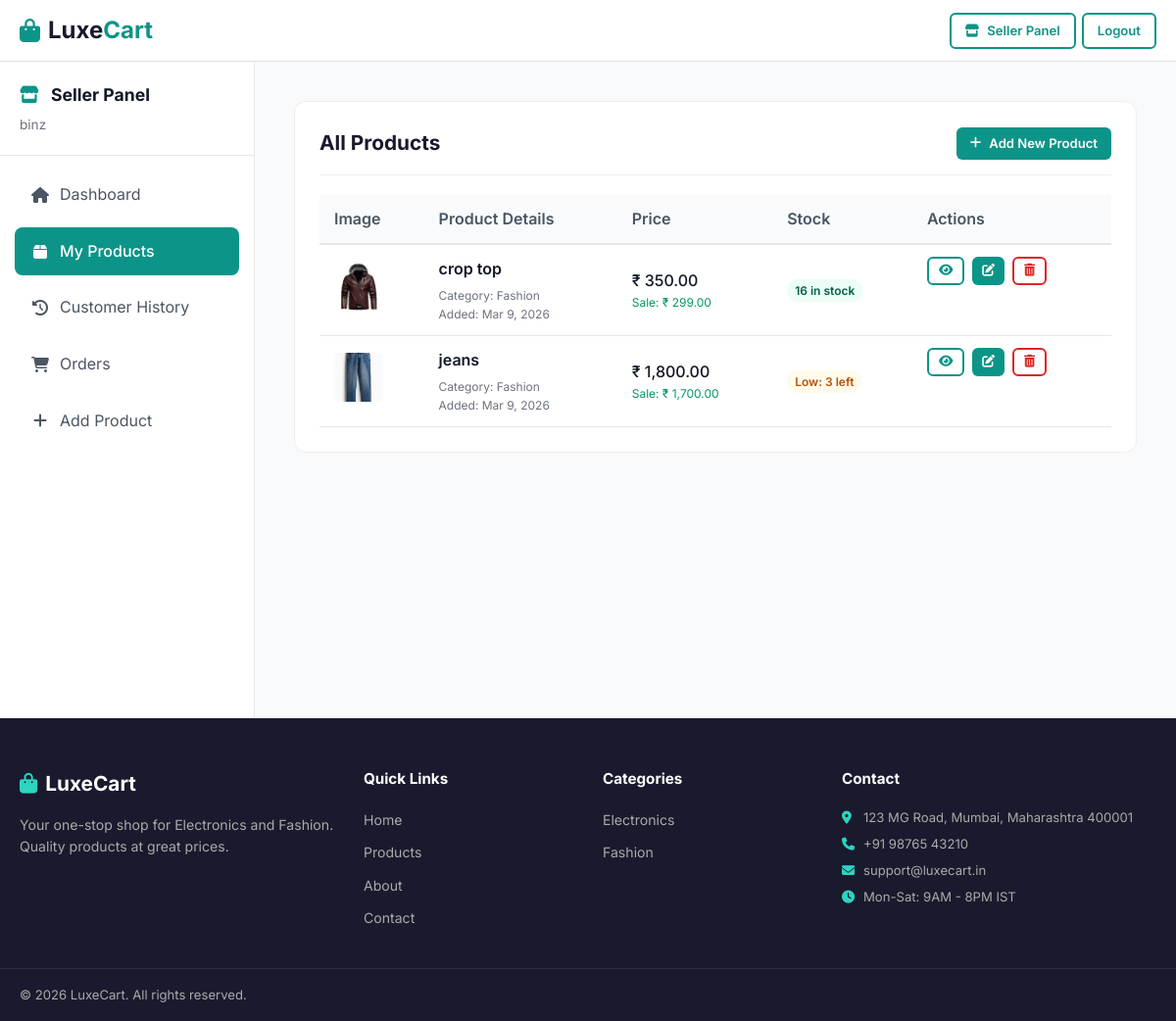
Screenshot of /seller/products (signed in) with the database file from the repository.
### tables this page shows
CREATE TABLE `products` (
  `id` int(11) NOT NULL,
  `category_id` int(11) NOT NULL,
  `seller_id` int(11) DEFAULT NULL,
  `name` varchar(200) NOT NULL,
  `slug` varchar(200) NOT NULL,
  `description` text DEFAULT NULL,
  `price` decimal(10,2) NOT NULL,
  `sale_price` decimal(10,2) DEFAULT NULL,
  `image` varchar(255) DEFAULT NULL,
  `featured` tinyint(1) DEFAULT 0,
  `stock` int(11) DEFAULT 0,
  `rating` decimal(2,1) DEFAULT 0.0,
  `review_count` int(11) DEFAULT 0,
  `created_at` timestamp NOT NULL DEFAULT current_timestamp()
);

CREATE TABLE `categories` (
  `id` int(11) NOT NULL,
  `name` varchar(100) NOT NULL,
  `category_url_name` varchar(100) NOT NULL
);

### controllers/SellerController.php (called while the page is built, shortened)
<?php
class SellerController
{
    private $db;
    private $sellerId;
    public function __construct()
    {
        $this->db = Database::getInstance();
        $this->sellerId = $_SESSION['user_id'];
    }
    public function products()
    {
        $products = $this->db->fetchAll(
            "SELECT p.*, c.name as category_name
             FROM products p
             LEFT JOIN categories c ON p.category_id = c.id
             WHERE p.seller_id = ?
             ORDER BY p.created_at DESC",
            [$this->sellerId]
        );
        require BASE_PATH . '/views/layouts/main.php';
    }
}

### models/Database.php (called while the page is built, shortened)
<?php
class Database
{
    private static $instance = null;
    private $conn;
    private function __construct()
    {
        $this->conn = new mysqli(DB_HOST, DB_USER, DB_PASS, DB_NAME);
        $this->conn->set_charset("utf8mb4");
    }
    public static function getInstance()
    {
        if (self::$instance === null) {
            self::$instance = new self();
        }
        return self::$instance;
    }
    public function query($sql, $params = [], $types = '')
    {
        $stmt = $this->conn->prepare($sql);
        if (!empty($params)) {
            if (empty($types)) {
                $types = str_repeat('s', count($params));
            }
            $stmt->bind_param($types, ...$params);
        }
        $stmt->execute();
        return $stmt;
    }
    public function fetchAll($sql, $params = [], $types = '')
    {
        $stmt = $this->query($sql, $params, $types);
        $result = $stmt->get_result();
        $rows = [];
        while ($row = $result->fetch_assoc()) {
            $rows[] = $row;
        }
        return $rows;
    }
}

### views/seller/products.php (the view, shortened to what this page needs)
<div style="display: flex; min-height: calc(100vh - 130px); background: #f8fafc;">
    <aside
        style="width: 260px; background: #fff; border-right: 1px solid #e5e7eb; flex-shrink: 0; position: sticky; top: 0; height: calc(100vh - 130px); overflow-y: auto;">
        <div style="padding: 20px; border-bottom: 1px solid #e5e7eb;">
            <h3 style="margin: 0; color: #111827; font-size: 1.1rem;"><i class="fas fa-store"
                    style="color:#0d9488; margin-right:8px;"></i> Seller Panel</h3>
            <p style="margin: 5px 0 0 0; font-size: 0.85rem; color: #6b7280;"><?= htmlspecialchars($_SESSION['user_name'] ?? 'Seller') ?></p>
        </div>
        <div class="list-group" style="padding: 15px;">
            <a href="<?= BASE_URL ?>/seller" class="list-group-item"
                style="display: flex; align-items: center; gap: 10px; padding: 12px 16px; border-radius: 8px; margin-bottom: 8px; color: #4b5563; text-decoration: none; transition: background 0.2s;">
                <i class="fas fa-home" style="width: 20px; text-align: center;"></i> Dashboard
            </a>
            <a href="<?= BASE_URL ?>/seller/products" class="list-group-item active"
                style="display: flex; align-items: center; gap: 10px; padding: 12px 16px; border-radius: 8px; margin-bottom: 8px; background: #0d9488; color: #fff; font-weight: 500; text-decoration: none;">
                <i class="fas fa-box" style="width: 20px; text-align: center;"></i> My Products
            </a>
            <a href="<?= BASE_URL ?>/seller/customer-history" class="list-group-item"
                style="display: flex; align-items: center; gap: 10px; padding: 12px 16px; border-radius: 8px; margin-bottom: 8px; color: #4b5563; text-decoration: none; transition: background 0.2s;"
                onmouseover="this.style.background='#f3f4f6'" onmouseout="this.style.background='transparent'">
                <i class="fas fa-history" style="width: 20px; text-align: center;"></i> Customer History
            </a>
            <a href="<?= BASE_URL ?>/seller/orders" class="list-group-item"
                style="display: flex; align-items: center; gap: 10px; padding: 12px 16px; border-radius: 8px; margin-bottom: 8px; color: #4b5563; text-decoration: none; transition: background 0.2s;">
                <i class="fas fa-shopping-cart" style="width: 20px; text-align: center;"></i> Orders
            </a>
            <a href="<?= BASE_URL ?>/seller/products/create" class="list-group-item"
                style="display: flex; align-items: center; gap: 10px; padding: 12px 16px; border-radius: 8px; margin-bottom: 8px; color: #4b5563; text-decoration: none; transition: background 0.2s;">
                <i class="fas fa-plus" style="width: 20px; text-align: center;"></i> Add Product
            </a>
        </div>
    </aside>
    <main style="flex: 1; padding: 40px; overflow-y: auto;">
        <div style="max-width: 1200px; margin: 0 auto;">
            <div style="background: #fff; padding: 25px; border-radius: 12px; border: 1px solid #eee;">
                <div
                    style="display: flex; justify-content: space-between; align-items: center; border-bottom: 1px solid #eee; padding-bottom: 15px; margin-bottom: 20px;">
                    <h2 style="font-size: 1.3rem; color: #1a1a2e; margin: 0;">All Products</h2>
                    <a href="<?= BASE_URL ?>/seller/products/create" class="btn btn-primary btn-sm"><i
                            class="fas fa-plus"></i> Add New Product</a>
                </div>
                <?php if (empty($products)): ?>
                    <div style="text-align: center; padding: 60px 0; color: #6b7280;">
                        <i class="fas fa-box-open" style="font-size: 4rem; margin-bottom: 15px; color: #d1d5db;"></i>
                        <h3 style="color: #4b5563; margin-bottom: 10px;">No Products Found</h3>
                        <p>You haven't added any products to your store yet.</p>
                        <a href="<?= BASE_URL ?>/seller/products/create" class="btn btn-primary"
                            style="margin-top: 15px;">Add Your First Product</a>
                    </div>
                <?php else: ?>
                    <div style="overflow-x: auto;">
                        <table style="width: 100%; border-collapse: collapse; text-align: left;">
                            <thead>
                                <tr style="background-color: #f9fafb; border-bottom: 2px solid #e5e7eb;">
                                    <th style="padding: 12px 15px; font-weight: 600; color: #4b5563;">Image</th>
                                    <th style="padding: 12px 15px; font-weight: 600; color: #4b5563;">Product Details
                                    </th>
                                    <th style="padding: 12px 15px; font-weight: 600; color: #4b5563;">Price</th>
                                    <th style="padding: 12px 15px; font-weight: 600; color: #4b5563;">Stock</th>
                                    <th style="padding: 12px 15px; font-weight: 600; color: #4b5563;">Actions</th>
                                </tr>
                            </thead>
                            <tbody>
                                <?php foreach ($products as $product): ?>
                                    <tr style="border-bottom: 1px solid #e5e7eb;">
                                        <td style="padding: 12px 15px;">
                                            <?php if (!empty($product['image'])): ?>
                                                <img src="<?= BASE_URL ?>/public/images/<?= rawurlencode($product['image']) ?>"
                                                    style="width: 50px; height: 50px; border-radius: 4px; object-fit: cover;">
                                            <?php endif; ?>
                                        </td>
                                        <td style="padding: 12px 15px;">
                                            <div style="font-weight: 600; color: #111827; margin-bottom: 4px;">
                                                <?= htmlspecialchars($product['name']) ?>
                                            </div>
                                            <div style="font-size: 0.75rem; color: #6b7280;">Category:
                                                <?= htmlspecialchars($product['category_name']) ?>
                                            </div>
                                            <div style="font-size: 0.75rem; color: #6b7280;">Added:
                                                <?= date('M j, Y', strtotime($product['created_at'])) ?>
                                            </div>
                                        </td>
                                        <td style="padding: 12px 15px;">
                                            <div style="color: #111827; font-weight: 500;">₹
                                                <?= number_format($product['price'], 2) ?>
                                            </div>
                                            <?php if ($product['sale_price']): ?>
                                                <div style="font-size: 0.75rem; color: #059669;">Sale: ₹
                                                    <?= number_format($product['sale_price'], 2) ?>
                                                </div>
                                            <?php endif; ?>
                                        </td>
                                        <td style="padding: 12px 15px;">
                                            <?php if ($product['stock'] > 10): ?>
                                                <span
                                                    style="background: #ecfdf5; color: #065f46; padding: 4px 8px; border-radius: 999px; font-size: 0.75rem; font-weight: 600;">
                                                    <?= $product['stock'] ?> in stock
                                                </span>
                                            <?php elseif ($product['stock'] > 0): ?>
                                                <span
                                                    style="background: #fffbeb; color: #b45309; padding: 4px 8px; border-radius: 999px; font-size: 0.75rem; font-weight: 600;">Low:
                                                    <?= $product['stock'] ?> left
                                                </span>
                                            <?php else: ?>
                                                <span
                                                    style="background: #fef2f2; color: #dc2626; padding: 4px 8px; border-radius: 999px; font-size: 0.75rem; font-weight: 600;">Out
                                                    of Stock</span>
                                            <?php endif; ?>
                                        </td>
                                        <td style="padding: 12px 15px; display: flex; gap: 8px;">
                                            <a href="<?= BASE_URL ?>/product/<?= $product['slug'] ?>"
                                                class="btn btn-outline btn-sm" style="padding: 6px 10px; font-size: 0.8rem;"
                                                target="_blank"><i class="fas fa-eye"></i></a>
                                            <a href="<?= BASE_URL ?>/seller/products/edit/<?= $product['id'] ?>"
                                                class="btn btn-primary btn-sm" style="padding: 6px 10px; font-size: 0.8rem;"><i
                                                    class="fas fa-edit"></i></a>
                                            <form action="<?= BASE_URL ?>/seller/products/delete" method="POST"
                                                onsubmit="return confirm('WARNING: Are you sure you want to delete this product? This action cannot be undone.');"
                                                style="margin: 0;">
                                                <button type="submit" class="btn btn-outline btn-sm"
                                                    style="padding: 6px 10px; font-size: 0.8rem; color: #dc2626; border-color: #dc2626;"><i
                                                        class="fas fa-trash-alt"></i></button>
                                            </form>
                                        </td>
                                    </tr>
                                <?php endforeach; ?>
                            </tbody>
                        </table>
                    </div>
                <?php endif; ?>
            </div>
        </div>
    </main>
</div>

### public/css/style.css (style rules this page uses)
*, *::before, *::after { box-sizing: border-box; margin: 0; padding: 0 }
body { font-family: 'Inter', Arial, sans-serif; font-size: 16px; line-height: 1.6; color: #333; background: #f9f9f9 }
a { text-decoration: none; color: inherit }
img { max-width: 100%; height: auto }
button { cursor: pointer; border: none; background: none; font-family: inherit }
.btn { display: inline-flex; align-items: center; gap: 8px; padding: 10px 24px; border-radius: 6px; font-weight: 600; font-size: .9rem }
.btn-primary { background: #0d9488; color: #fff }
.btn-outline { border: 2px solid #0d9488; color: #0d9488 }
.btn-sm { padding: 6px 14px; font-size: .82rem }

### rows the page displays
products: image (picture), name "crop top", category.name "Fashion", created_at "Mar 9, 2026", price "350.00", sale_price "299.00", stock "16"
products: image (picture), name "jeans", category.name "Fashion", created_at "Mar 9, 2026", price "1,800.00", sale_price "1,700.00", stock "3"

### other values shown
$_SESSION['user_name'] "binz"
